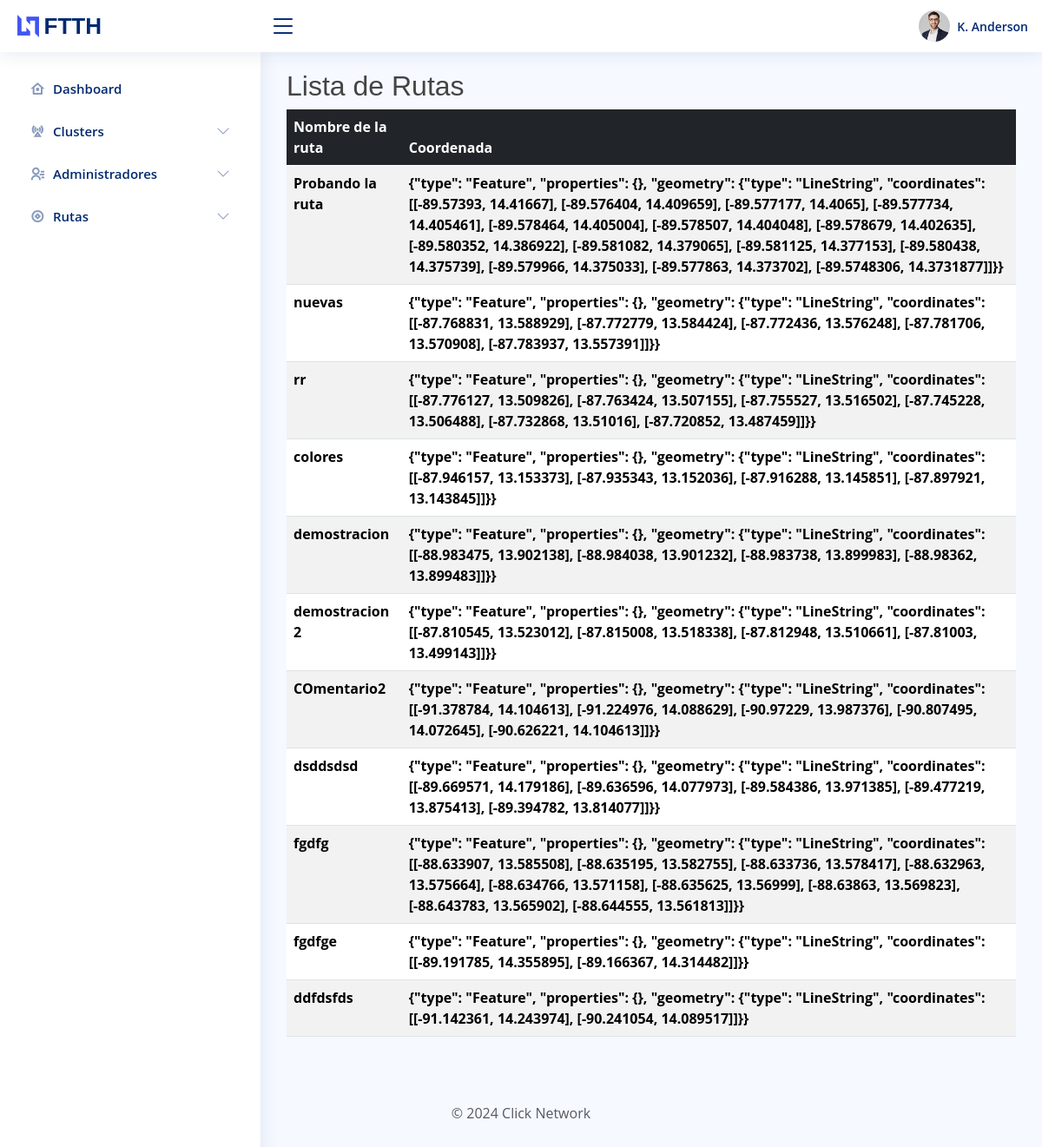
Before: /map/view_rutas with the older database file.
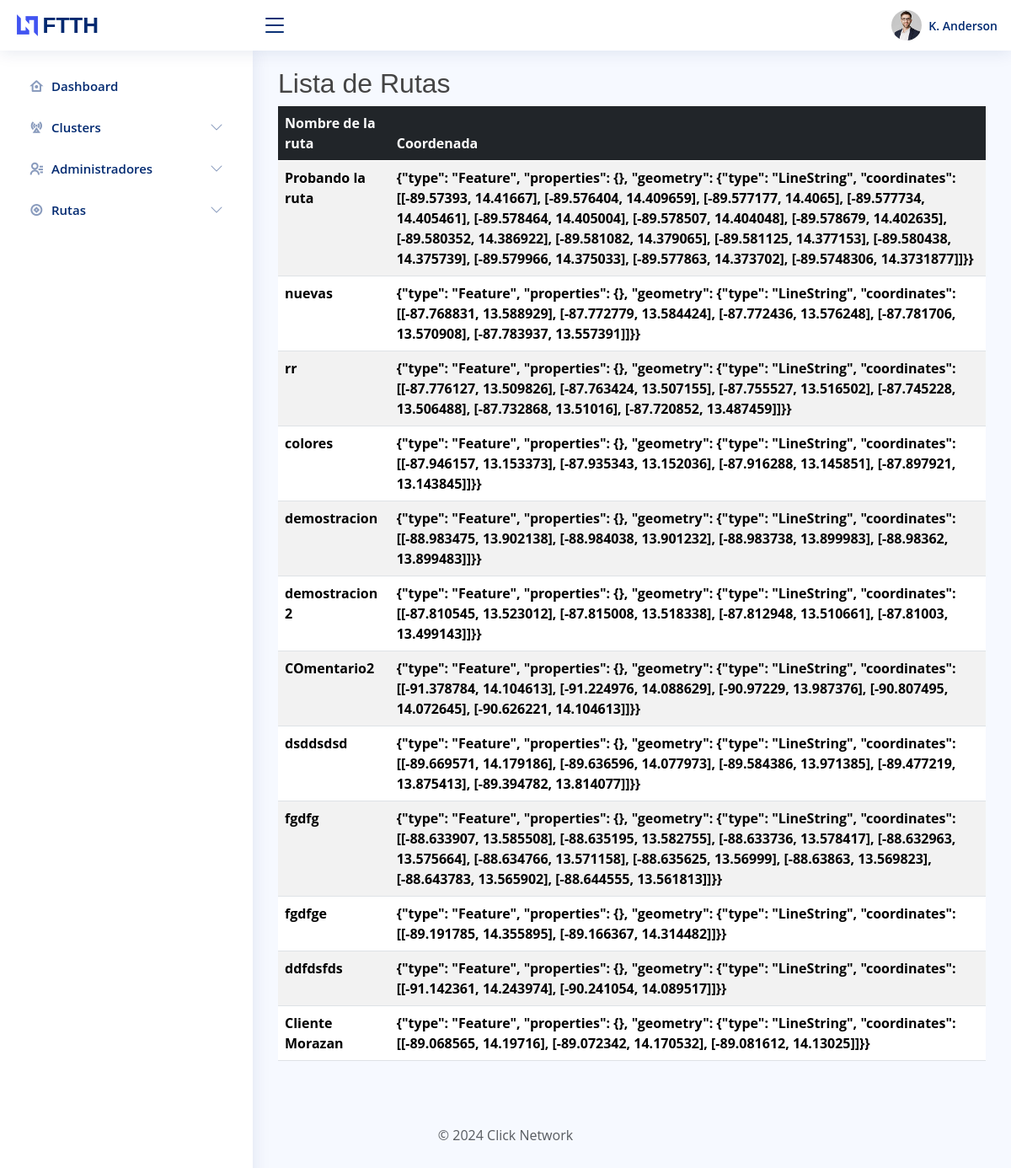
After: the same page with the newer database file.
### map/models.py (models this page shows, shortened)
class Ruta(models.Model):
    nombre = models.CharField(max_length=255, verbose_name="Nombre de la ruta")
    geojson_data = models.TextField()
    color = models.CharField(max_length=20, default="blue")
    comentario = models.CharField(max_length=255, verbose_name="Comentario de la ruta")
    class Meta:
        verbose_name = "Ruta"
        verbose_name_plural = "Rutas"
        ordering = ["id"]

### map/views.py (the view)
# urls.py: path("view_rutas", view_rutas, name="view_rutas"),
def view_rutas(request):
    ruta = Ruta.objects.all()
    context = {"ruta": ruta}
    return render(request, "view_rutas.html", context)

### templates/view_rutas.html
{% extends "template.html" %}
{% block content %}
    <h2>Lista de Rutas</h2>
    {% if ruta %}
        <table class="table table-striped">
            <thead class="table-dark">
                <tr>
                    <th scope="row">Nombre de la ruta</th>
                    <th scope="row">Coordenada</th>
                </tr>
            </thead>
            <tbody>
                {% for rutas in ruta %}
                    <tr>
                        <th scope="col">{{rutas.nombre}}</th>
                        <th scope="col">{{rutas.geojson_data}}</th>
                    </tr>
                {% endfor %}
            </tbody>
        </table>
    {% else %}
        No hay rutas
    {% endif %}
{% endblock  %}

Changed rows visible on the page:
added Ruta: nombre "Cliente Morazan", geojson_data "{\"type\": \"Feature\", \"properties\": {}, \"geometry\": {\"type\": \"LineString\", \"coordinates\": [[-89.068565, 14.19716], [-89.072342, 14.170532], [-89.081612, 14.13025]]}}"
